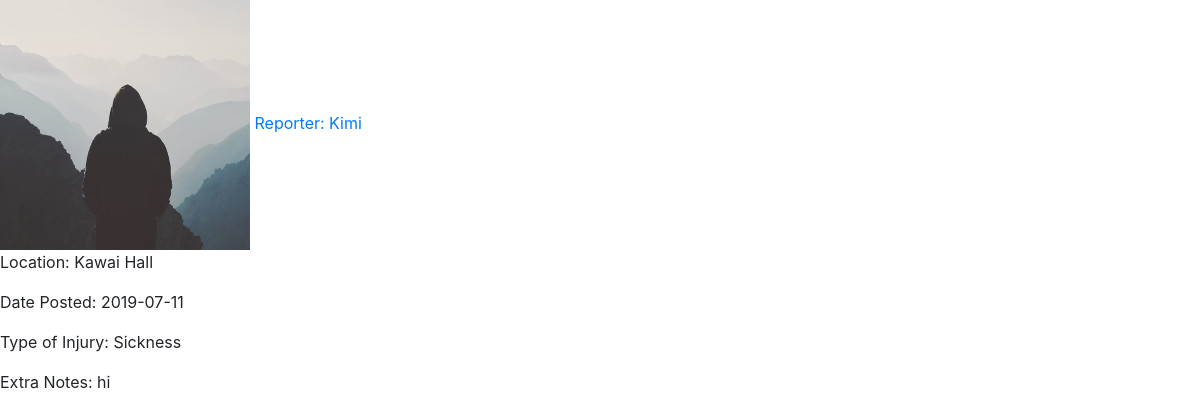
Screenshot of /post/2 (signed in) with the database file from the repository.
### flaskblog/models.py (models this page shows, shortened)
class User(db.Model, UserMixin):
	id = db.Column(db.Integer, primary_key=True)
	username = db.Column(db.String(20), unique=True, nullable=False)
	email = db.Column(db.String(120), unique=True, nullable=False)
	image_file = db.Column(db.String(20), nullable=False, default='default.jpg')
	password = db.Column(db.String(60), nullable=False)
	level = db.Column(db.String(20), nullable=False)
	posts = db.relationship('Post', backref='student', lazy=True )
	memberof = db.relationship('Clubs', secondary=membership, backref=db.backref('members', lazy='dynamic'))

class Post(db.Model):
	id = db.Column(db.Integer, primary_key=True)
	assignment = db.Column(db.String(20), nullable=False, default="m")
	grade = db.Column(db.String(20), nullable=False)
	date_posted = db.Column(db.DateTime, nullable=False, default=datetime.utcnow)
	attached_image = db.Column(db.String(20))
	posttype = db.Column(db.String(20), nullable=False)
	newstype = db.Column(db.String(20))
	clubtype = db.Column(db.String(20))
	reviewedornot = db.Column(db.Boolean, default=False)
	quirk = db.Column(db.String(20), nullable=False)
	user_id = db.Column(db.Integer, db.ForeignKey('user.id'), nullable=False)

### flaskblog/routes.py (the view, shortened to what this page needs)
@app.route("/post/<int:post_id>", methods=['GET', 'POST'])
@login_required
def post(post_id):
	post = Post.query.get_or_404(post_id)
	page = request.args.get('page', 1, type=int)
	comments = Comment.query.filter_by(reference=post.quirk).paginate(page=page, per_page=5)
	form = AnswerForm()
	post.posttype = str(post.posttype)
	if post.posttype == "Report" or post.posttype == "Announcement":
		return render_template("post.html", title=post.assignment, post=post)
	elif post.posttype == "Injury":
		return render_template("injurypost.html", title=post.assignment, post=post)

### flaskblog/models.py (called while the page is built)
@login_manager.user_loader
def load_user(user_id):
	return User.query.get(int(user_id))

### flaskblog/templates/injurypost.html (shortened to what this page needs)
{% extends "layout.html" %}
{% block content %}
		<img src="{{ url_for('static', filename='profile_pics/' + post.student.image_file) }}">
		<a href="{{ url_for('user_posts', username=post.student.username) }}">Reporter: {{ post.student.username }}</a>
		<p>Location: {{ post.assignment }}</p>
		<p>Date Posted: {{ post.date_posted.strftime('%Y-%m-%d') }}</p>
		<p>Type of Injury: {{ post.grade }}</p>
		<p>Extra Notes: {{ post.attached_image }}</p>
{% endblock %}

### rows the page displays
User: image_file (placeholder picture), student.username "Kimi"
Post: assignment "Kawai Hall", date_posted "2019-07-11", grade "Sickness", attached_image "hi"
